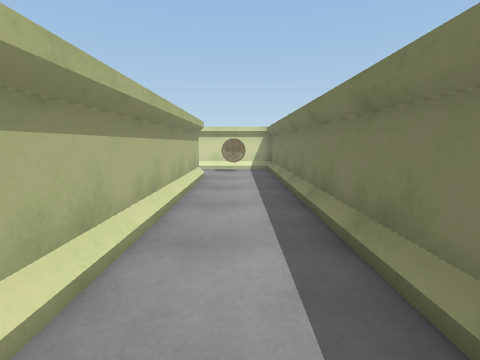
view 1 (above)

13 first-person views from a walk through a scene from a Unity 3-D project. The camera is 1.2 m above the floor, tilts 8° down and sees 85° across. The floor is counted in squares, 1 m on a side. Each view is taken from the middle of a square. On the plan, view 1 faces up. The plan holds only what a view shows up to about 12 squares ahead; the rest is blank. The place goes on beyond the plan. The player is left out.

view 2
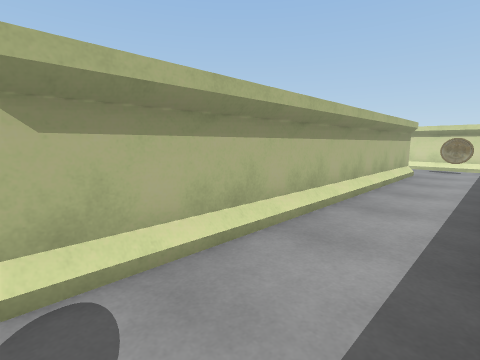

view 3
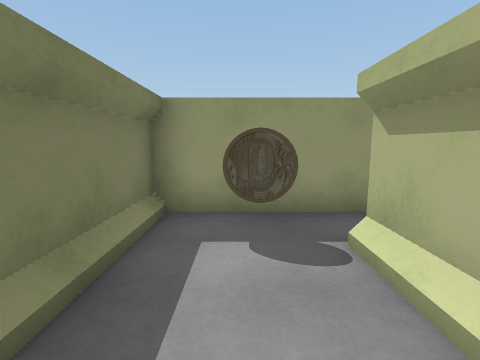

view 4
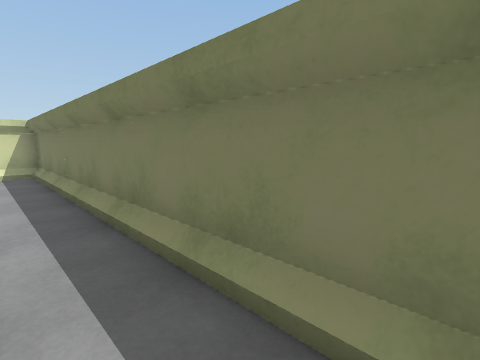

view 5
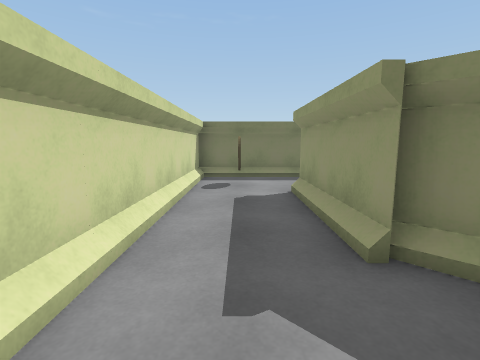

view 6
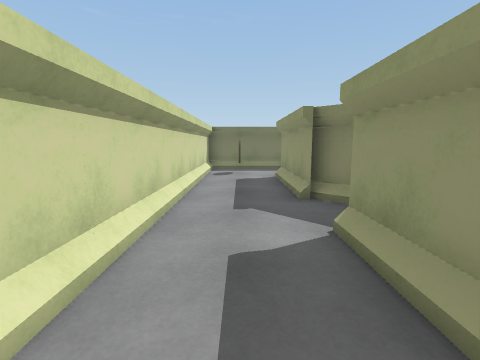

view 7
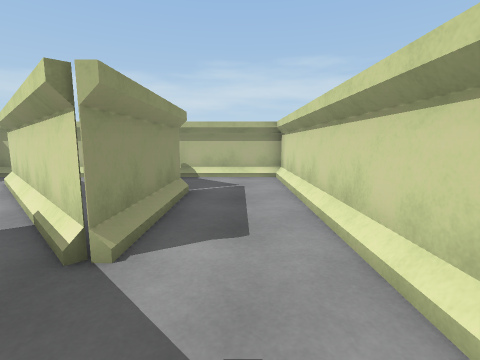

view 8
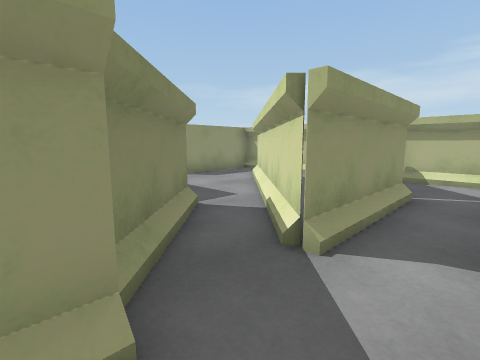

view 9
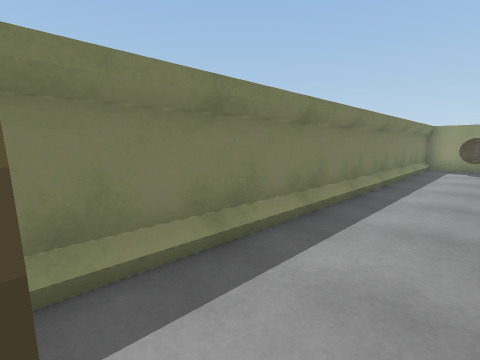

view 10
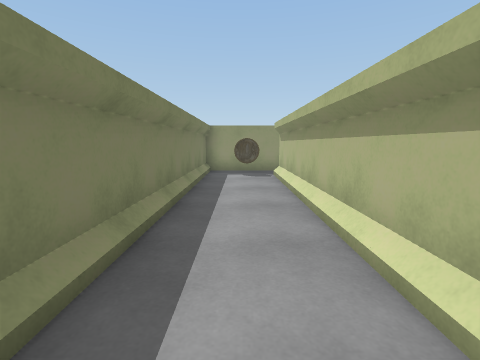

view 11
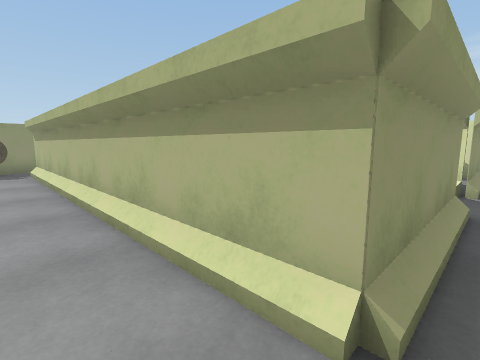

view 12
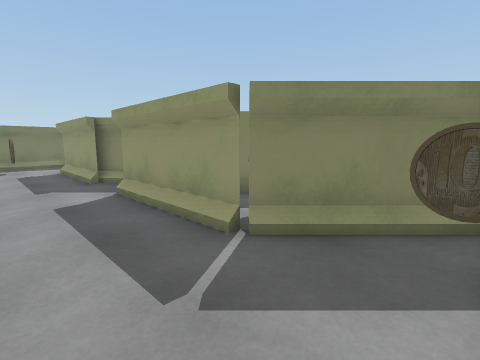

view 13
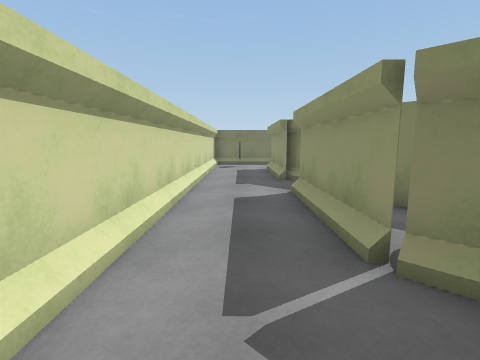

### Floor plan
Points are (right, up) in squares from view 1. A wall is a line through its corners. A room is listed if a view was taken in it or the views show most of it. See-through windows are left out.
Room 1 (views 1, 2, 3, 4, 9, 10, 11)
walls: (-1.5, 9.5) (-1.5, -2); (-2.2, -3.5) (1.5, -3.5) (1.5, 12.5) (-1.5, 12.5)
ways out: opening at (-2, 11) to room 5
objects: other object (0, -2); other object (0, 11)
Room 2 (view 5)
walls: (-10.5, 9.5) (-7.5, 9.5); (-7.5, 12.5) (-10.5, 12.5)
ways out: opening at (-10, 11) to room 3; opening at (-8, 11) to room 4
Room 3 (views 6, 12, 13)
walls: (-12.9, 8.1) (-11.5, 9.5) (-10.5, 9.5); (-10.5, 12.5) (-14.5, 12.5) (-14.5, 8.8)
ways out: opening at (-10, 11) to room 2
Room 4 (views 7, 8)
walls: (-5.6, 9.5) (-4.4, 9.5); (-7.5, 9.5) (-9, 8); (-4.5, 12.5) (-7.5, 12.5); (-7.5, 7.1) (-5.1, 9.4)
ways out: opening at (-8, 11) to room 2; opening at (-5, 11) to room 5
Room 5 (no view inside)
walls: (-4.4, 9.5) (-1.5, 9.5); (-1.5, 12.5) (-4.5, 12.5)
ways out: opening at (-2, 11) to room 1; opening at (-5, 11) to room 4

Positions as (right, up) in squares from view 1, and headings:
1: (0, 0), facing up
2: (1, -2), facing up-left
3: (0, 1), facing down
4: (0, 1), facing up-right
5: (-8, 11), facing right
6: (-11, 11), facing right
7: (-5, 11), facing left
8: (-5, 11), facing down-left
9: (-1, 11), facing down-right
10: (0, 8), facing down
11: (0, 10), facing down-left
12: (-14, 12), facing down-right
13: (-14, 11), facing right
